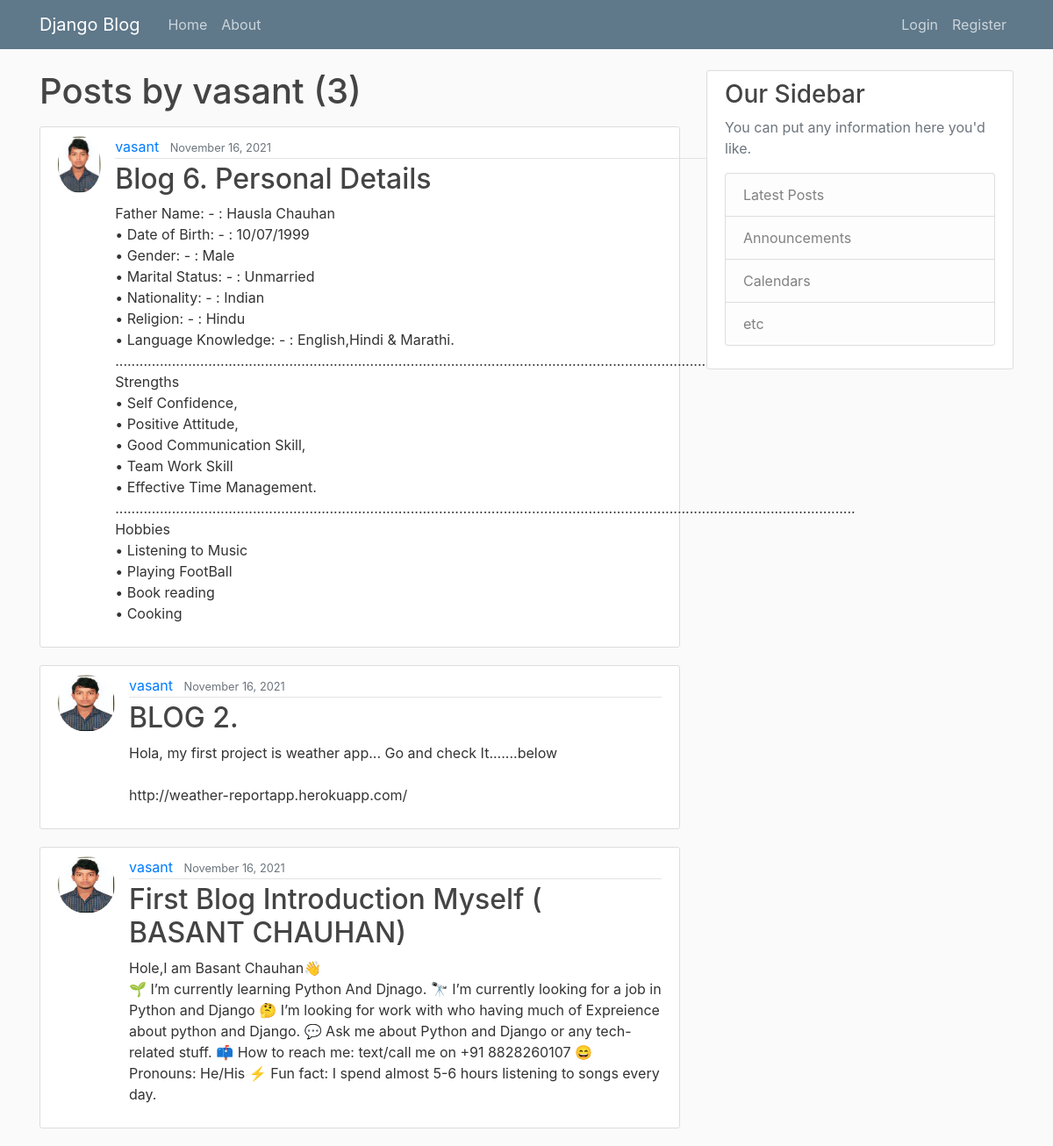
Page /user/vasant on the committed database.
### blog/models.py (models this page shows, shortened)
class Post(models.Model):
    title = models.CharField(max_length=100)
    content = models.TextField()
    date_posted = models.DateTimeField(default=timezone.now)
    author = models.ForeignKey(User, on_delete=models.CASCADE)

### users/models.py (models this page shows, shortened)
class Profile(models.Model):
    user = models.OneToOneField(User, on_delete=models.CASCADE)
    image = models.ImageField(default='default.jpg', upload_to='profile_pics')

### blog/views.py (the view)
# urls.py: path('user/<str:username>', UserPostListView.as_view(), name='user-posts'),
class UserPostListView(ListView):
    model = Post
    template_name = 'blog/user_posts.html'  # <app>/<model>_<viewtype>.html
    context_object_name = 'posts'
    paginate_by = 5
    def get_queryset(self):
        user = get_object_or_404(User, username=self.kwargs.get('username'))
        return Post.objects.filter(author=user).order_by('-date_posted')

### blog/templates/blog/user_posts.html (shortened to what this page needs)
{% extends "blog/base.html" %}
{% block content %}
    <h1 class="mb-3">Posts by {{ view.kwargs.username }} ({{ page_obj.paginator.count }})</h1>
    {% for post in posts %}
        <article class="media content-section">
          <img class="rounded-circle article-img" src="{{ post.author.profile.image.url }}">
          <div class="media-body">
            <div class="article-metadata">
              <a class="mr-2" href="{% url 'user-posts' post.author.username %}">{{ post.author }}</a>
              <small class="text-muted">{{ post.date_posted|date:"F d, Y" }}</small>
            </div>
            <h2><a class="article-title" href="{% url 'post-detail' post.id %}">{{ post.title }}</a></h2>
            <p class="article-content">{{ post.content }}</p>
          </div>
        </article>
    {% endfor %}
{% endblock content %}

### blog/static/blog/main.css (style rules this page uses)
body { background: #fafafa; color: #333333; margin-top: 5rem; }
h1, h2, h3, h4, h5, h6 { color: #444444; }
.content-section { background: #ffffff; padding: 10px 20px; border: 1px solid #dddddd; border-radius: 3px; margin-bottom: 20px; }
.article-title { color: #444444; }
.article-content { white-space: pre-line; }
.article-img { height: 65px; width: 65px; margin-right: 16px; }
.article-metadata { padding-bottom: 1px; margin-bottom: 4px; border-bottom: 1px solid #e3e3e3 }

### rows in the picture
Post: author.profile.image (picture), author "vasant", date_posted "November 16, 2021", title "Blog 6. Personal Details", content "Father Name: - : Hausla Chauhan • Date of Birth: - : 10/07/1999 • Gender: - : Male • Marital Status: - : Unmarried • Nationality: - : Indian • Religion: - : Hindu • Language Knowledge: - : English,Hindi & Marathi. ....................................................................................................................................................................................... Strengths • Self Confidence, • Positive Attitude, • Good Communication Skill, • Team Work Skill • Effective Time Management.…"
Post: author.profile.image (picture), author "vasant", date_posted "November 16, 2021", title "BLOG 2.", content "Hola, my first project is weather app... Go and check It.......below http://weather-reportapp.herokuapp.com/"
Post: author.profile.image (picture), author "vasant", date_posted "November 16, 2021", title "First Blog Introduction Myself ( BASANT CHAUHAN)", content "Hole,I am Basant Chauhan👋 🌱 I’m currently learning Python And Djnago. 🔭 I’m currently looking for a job in Python and Django 🤔 I’m looking for work with who having much of Expreience about python and Django. 💬 Ask me about Python and Django or any tech-related stuff. 📫 How to reach me: text/call me on +91 8828260107 😄 Pronouns: He/His ⚡ Fun fact: I spend almost 5-6 hours listening to songs every day."

### other values in the picture
{{ view.kwargs.username }} "vasant"
{{ page_obj.paginator.count }} "3"
